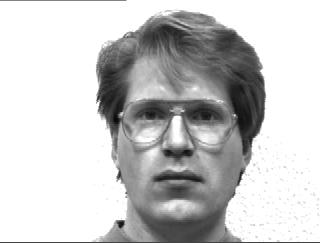
#> input picture Facial and expression recognition/data/yalefaces/yalefaces/subject01/subject1.1.png, 320 x 243 px, found by its file name
$ python 'imagedisplay practice.py'
#> lines starting #> are read from the running program, lines starting #| are printed output that depends on the picture
import cv2
import numpy as np
import matplotlib.pyplot as plt
def project_and_back_project(test_image, pca_basis, mean_vector):
    centered_test_image = test_image - mean_vector
    projected_data = np.dot(centered_test_image, pca_basis)
    back_projected_data = np.dot(projected_data, pca_basis.T) + mean_vector
    return back_projected_data

# Load the images
image_path1 = r'E:\3rd semester\Linear Algebra\Python_Assignment\yalefaces\subject01\subject1.1.png'
image_path2 = r'E:\3rd semester\Linear Algebra\Python_Assignment\yalefaces\subject01\subject1.2.png'
image_path3 = r'E:\3rd semester\Linear Algebra\Python_Assignment\yalefaces\subject01\subject1.3.png'
image_path4 = r'E:\3rd semester\Linear Algebra\Python_Assignment\yalefaces\subject01\subject1.4.png'
image_path5 = r'E:\3rd semester\Linear Algebra\Python_Assignment\yalefaces\subject01\subject1.5.png'

image1 = cv2.imread(image_path1, cv2.IMREAD_GRAYSCALE)
#> image1 is the input picture: shape (243, 320); min 8, max 255, mean 200.7
image2 = cv2.imread(image_path2, cv2.IMREAD_GRAYSCALE)
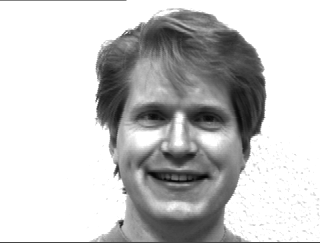
#> input picture Facial and expression recognition/data/yalefaces/yalefaces/subject01/subject1.2.png, 320 x 243 px, found by its file name
#> image2 is the input picture: shape (243, 320); min 3, max 255, mean 198.5
image3 = cv2.imread(image_path3, cv2.IMREAD_GRAYSCALE)
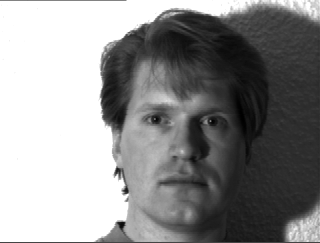
#> input picture Facial and expression recognition/data/yalefaces/yalefaces/subject01/subject1.3.png, 320 x 243 px, found by its file name
#> image3 is the input picture: shape (243, 320); min 0, max 255, mean 143.1
image4 = cv2.imread(image_path4, cv2.IMREAD_GRAYSCALE)
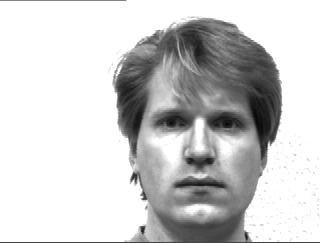
#> input picture Facial and expression recognition/data/yalefaces/yalefaces/subject01/subject1.4.png, 320 x 243 px, found by its file name
#> image4 is the input picture: shape (243, 320); min 6, max 255, mean 205
image5 = cv2.imread(image_path5, cv2.IMREAD_GRAYSCALE)
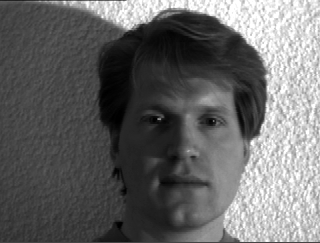
#> input picture Facial and expression recognition/data/yalefaces/yalefaces/subject01/subject1.5.png, 320 x 243 px, found by its file name
#> image5 is the input picture: shape (243, 320); min 0, max 255, mean 103.1

# Flatten the images
flattened_image1 = image1.flatten()
flattened_image2 = image2.flatten()
flattened_image3 = image3.flatten()
flattened_image4 = image4.flatten()
flattened_image5 = image5.flatten()

# Combine the flattened images into a data matrix
data_matrix = np.vstack((flattened_image1, flattened_image2, flattened_image3, flattened_image4, flattened_image5))
# Transpose the data matrix if you want each column to represent a feature
data_matrix = data_matrix.T

# Step 1: Center the data by subtracting the mean
mean_vector = np.mean(data_matrix, axis=0)
#> mean_vector = [200.7, 198.5, 143.1, 205, 103.1]
centered_data = data_matrix - mean_vector

# Step 2: Compute the covariance matrix
covariance_matrix = np.cov(centered_data, rowvar=False)
#> covariance_matrix = [[5313, 5227.4, 3641.2, 3361, 2465.5], [5227.4, 5649.1, 3728.2, 3441.1, 2597.8], [3641.2, 3728.2, 9143.8, 3782.1, -1961.1], [3361, 3441.1, 3782.1, 5105.2, 1060.3], [2465.5, 2597.8, -1961.1, 1060.3, 5294.1]]

# Step 3: Compute eigenvalues and eigenvectors
eigenvalues, eigenvectors = np.linalg.eigh(covariance_matrix)
#> eigenvalues = [250.4, 1065, 2200.6, 8645.2, 18344.2]; eigenvectors = [[0.715, -0.361, 0.255, 0.225, -0.493], [-0.699, -0.347, 0.274, 0.239, -0.508], [0.00759, 0.524, 0.214, -0.619, -0.544], [-0.00833, -0.0747, -0.902, -0.00136, -0.425], [0.0156, 0.685, 0.0113, 0.713, -0.147]]

# Step 4: Sort eigenvalues and corresponding eigenvectors in descending order
sorted_indices = np.argsort(eigenvalues)[::-1]
#> sorted_indices = [4, 3, 2, 1, 0]
eigenvalues = eigenvalues[sorted_indices]
#> eigenvalues = [18344.2, 8645.2, 2200.6, 1065, 250.4]
eigenvectors = eigenvectors[:, sorted_indices]
#> eigenvectors = [[-0.493, 0.225, 0.255, -0.361, 0.715], [-0.508, 0.239, 0.274, -0.347, -0.699], [-0.544, -0.619, 0.214, 0.524, 0.00759], [-0.425, -0.00136, -0.902, -0.0747, -0.00833], [-0.147, 0.713, 0.0113, 0.685, 0.0156]]

# Step 5: Choose the number of principal components to retain (based on desired energy retention)
cumulative_energy = np.cumsum(eigenvalues) / np.sum(eigenvalues)
#> cumulative_energy = [0.601, 0.885, 0.957, 0.992, 1]
num_components = np.argmax(cumulative_energy >= 0.12) + 1
#> num_components = 1

# Step 6: Select the top 'num_components' eigenvectors
selected_eigenvectors = eigenvectors[:, :num_components]
#> selected_eigenvectors = [-0.493, -0.508, -0.544, -0.425, -0.147]

# Step 7: Project the original data onto the PCA space
projected_data = np.dot(centered_data, selected_eigenvectors)

# Step 8: Reconstruct the data from the projected space
reconstructed_data = np.dot(projected_data, selected_eigenvectors.T) + mean_vector

# Reshape the reconstructed data to the original image shape
reconstructed_images = reconstructed_data.T.reshape((5,) + image1.shape)

# Display the original and reconstructed images
# Display the original and reconstructed images
plt.subplot(1, 2, 1)
plt.imshow(image1, cmap='gray')
plt.title("Original Image 1")

plt.subplot(1, 2, 2)
plt.imshow(reconstructed_images[0], cmap='gray')  # Corrected index
plt.title("Reconstructed Image 1")

# Display the PCA basis matrix
print(selected_eigenvectors.shape)
#| (5, 1)
plt.figure(figsize=(12, 6))
for i in range(num_components):
    plt.subplot(1, num_components, i + 1)
    # Reshape each column of the selected eigenvectors to the original image shape
#> (the run stopped early here; a loop or call above may not have finished)
